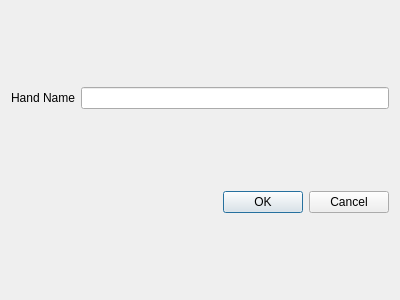
<?xml version="1.0" encoding="UTF-8"?>
<ui version="4.0">
 <class>Parameter</class>
 <widget class="QDialog" name="Parameter">
  <property name="geometry">
   <rect>
    <x>0</x>
    <y>0</y>
    <width>400</width>
    <height>300</height>
   </rect>
  </property>
  <property name="windowTitle">
   <string>参数</string>
  </property>
  <layout class="QVBoxLayout" name="verticalLayout">
   <item>
    <layout class="QHBoxLayout" name="horizontalLayout">
     <item>
      <widget class="QLabel" name="label">
       <property name="text">
        <string>Hand Name</string>
       </property>
      </widget>
     </item>
     <item>
      <widget class="QLineEdit" name="NameLEdit"/>
     </item>
    </layout>
   </item>
   <item>
    <widget class="QDialogButtonBox" name="buttonBox">
     <property name="orientation">
      <enum>Qt::Horizontal</enum>
     </property>
     <property name="standardButtons">
      <set>QDialogButtonBox::Cancel|QDialogButtonBox::Ok</set>
     </property>
    </widget>
   </item>
  </layout>
 </widget>
 <resources/>
 <connections>
  <connection>
   <sender>buttonBox</sender>
   <signal>accepted()</signal>
   <receiver>Parameter</receiver>
   <slot>accept()</slot>
   <hints>
    <hint type="sourcelabel">
     <x>248</x>
     <y>254</y>
    </hint>
    <hint type="destinationlabel">
     <x>157</x>
     <y>274</y>
    </hint>
   </hints>
  </connection>
  <connection>
   <sender>buttonBox</sender>
   <signal>rejected()</signal>
   <receiver>Parameter</receiver>
   <slot>reject()</slot>
   <hints>
    <hint type="sourcelabel">
     <x>316</x>
     <y>260</y>
    </hint>
    <hint type="destinationlabel">
     <x>286</x>
     <y>274</y>
    </hint>
   </hints>
  </connection>
 </connections>
</ui>
